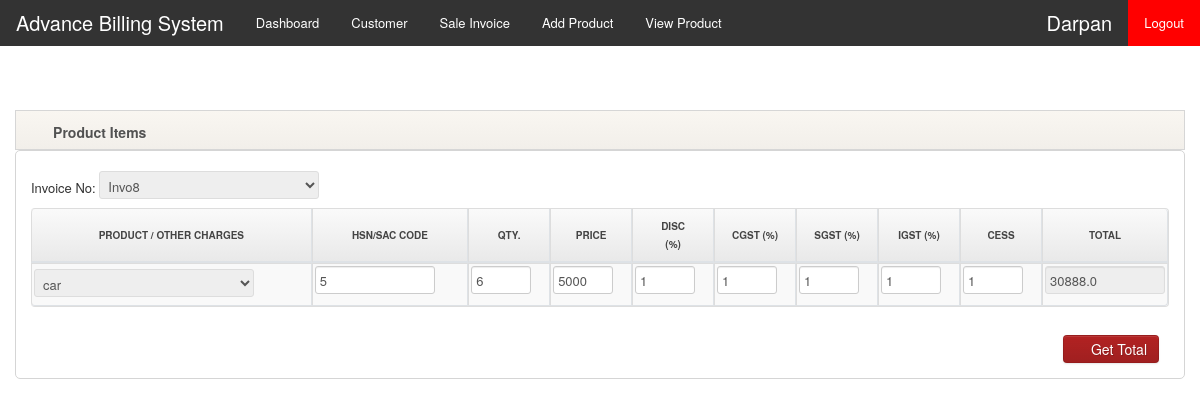
The app's page /productUpdate/17/ (signed in) with its own data.
### organisation/models.py (models this page shows, shortened)
class OrganisationDetails(models.Model):
    company_name = models.CharField(max_length=50)
    company_type = models.CharField(max_length=50)
    pan_number = models.CharField(max_length=10)
    gstin_number = models.CharField(max_length=15)
    address_1 = models.CharField(max_length=90)
    address_2 = models.CharField(max_length=90)
    state = models.CharField(max_length=60)
    city = models.CharField(max_length=60)
    pincode = models.CharField(max_length=6)
    full_name = models.CharField(max_length=50)
    phone = models.CharField(max_length=10)
    email  = models.EmailField()
    user_id = models.CharField(max_length=40)
    password_1 = models.CharField(max_length=40)
    password_2 = models.CharField(max_length=40)

class Product(models.Model):
    companyName = models.ForeignKey(OrganisationDetails, on_delete=models.CASCADE,default="")
    Invoice = models.ForeignKey(Invoice_Details, on_delete=models.CASCADE,default="")
    Product_name = models.CharField(max_length = 50)
    Hsn_code = models.CharField(max_length = 20)
    Qty = models.IntegerField()
    Price = models.IntegerField()
    Discount = models.IntegerField()
    Cgst = models.IntegerField()
    Sgst = models.IntegerField()
    Igst = models.IntegerField()
    Cess = models.IntegerField()
    Total = models.FloatField()

class Invoice_Details(models.Model):
    companyName = models.ForeignKey(OrganisationDetails, on_delete=models.CASCADE,default="")
    Cust_name = models.ForeignKey(CustomerDetails, on_delete=models.CASCADE,default="")
    Invoice_type = models.CharField(max_length = 50)
    Invoice_num = models.CharField(max_length = 10)
    Date = models.DateField(auto_now=False,blank=True)
    Dispatch_through = models.CharField(max_length = 50)
    Due_date = models.DateField(auto_now=False,blank=True)
    Bank = models.CharField(max_length = 20)
    Payment_type = models.CharField(max_length = 20)
    Payment_note = models.TextField(max_length=50)
    T_c = models.TextField(max_length=100)
    Document_note = models.TextField(max_length=100)
    qrcode = models.ImageField(upload_to="", default="", blank=True)
    def __str__(self):
        return self.Invoice_num

### organisation/views.py (the view, shortened to what this page needs)
# urls.py: path('productUpdate/<int:prod_up>/',ProductUpdate,name='ProdUp'),
def ProductUpdate(request,prod_up):
    if 'org' in request.session:
        org = OrganisationDetails.objects.get(user_id = request.session['org'])
        invo = Invoice_Details.objects.filter(companyName=org)
        prod = Product.objects.get(id=prod_up)
        a=AddProduct.objects.get(Product_name=prod.Product_name)
        xy=prod.Qty
        print("hello",a.Qty,xy)
        return render(request,'updateproduct.html',{'org':org.company_name,'invo':invo,'data':prod})
    else:
        return redirect('login')

### organisation/templates/updateproduct.html (shortened to what this page needs)
{% extends 'base.html' %}
{% block content %}
<head>
</head>
<div class="span12" style="margin-top:10px;">
    <div class="widget-header"> <i class="fa fa-th-list"></i>
        <h3>Product Items</h3>
    </div>
    <form method="POST">
    <div class="widget-content">
        Invoice No:
        <select name="Invoice"  readonly>
            <option value="{{ data.Invoice }}" >
                 {{ data.Invoice }}
            </option>
          </select>
        <table class="invoice-product-items-table table table-striped table-bordered
                                                                 " >
            <thead>
                <tr>
                    <th><center>Product / Other Charges</center></th>
                    <th><center>HSN/SAC Code</center> </th>
                    <th><center>Qty.</center> </th>
                    <th> <center>Price</center> </th>
                    <th class="discount_field"><center>Disc<br>(%)</center> </th>
                    <th><center>CGST (%)</center> </th>
                    <th><center>SGST (%)</center> </th>
                    <th><center>IGST (%)</center> </th>
                    <th><center>CESS</center> </th>
                    <th><center>Total</center></th>
                </tr>
            </thead>
            <tbody>
            <tr>
                    <td>
                        <select name="Product_name" readonly>
                            <option value="{{ data.Product_name }}" >
                                {{ data.Product_name }}
                            </option>
                           </select>
                    </td>
                    <td>
                        <input type="text" name="Hsn_code" id="id_Hsn_code" value="{{ data.Hsn_code }}">
                    </td>
                    <td>
                        <input type="number" name="Qty" id="id_Qty" value="{{ data.Qty }}">
                    </td>
                    <td>
                       <input type="number" name="Price" id="id_Price" value="{{ data.Price }}">
                    </td>
                    <td class="discount_field">
                        <input type="number" name="Discount" id="id_Discount" value="{{ data.Discount }}">
                    </td>
                    <td>
                        <input type="number" name="Cgst" id="id_Cgst" value="{{ data.Cgst }}">
                    </td>
                    <td>
                        <input type="number" name="Sgst" id="id_Sgst" value="{{ data.Sgst }}">
                    </td>
                    <td>
                        <input type="number" name="Igst" id="id_Igst" value="{{ data.Igst }}">
                    </td>
                    <td>
                        <input type="number" name="Cess" id="id_Cess" value="{{ data.Cess }}">
                    </td>
                    <td style="width:90px;">
                        <center>
                            <input type="text" name="Total" value="{{ data.Total }}" required="" id="id_Total" readonly = "readonly">
                        </center>
                    </td>
                </tr>
            </tbody>
        </table>
            <div class="action-btn-container">
                <button onclick="calc();" class="btn btn-primary" style="float:right;margin-top:10px;background-color: firebrick; margin-right: 10px "><i class="fa fa-save"></i>Get Total</button>
                </div>
        </div>
        </div>
{% endblock %}

### organisation/templates/base.html (shortened to what this page needs)
{% load static %}
<html>
    <head>
    <link rel="stylesheet" href="https://stackpath.bootstrapcdn.com/bootstrap/4.1.3/css/bootstrap.min.css">
    <link rel="stylesheet" type="text/css" href="{% static 'OpenSans.css' %}">
    <link rel="stylesheet" type="text/css" href="{% static 'style.css' %}">
    <link rel="stylesheet" type="text/css" href="{% static 'custom.css' %}">
    <link rel="stylesheet" type="text/css" href="{% static 'dashboard.css' %}">
    <link rel="stylesheet" type="text/css" href="{% static 'fieldset.css' %}">
    <link rel="stylesheet" type="text/css" href="{% static 'font-awesome.css' %}">
    <link rel="stylesheet" type="text/css" href="{% static 'footable.bootstrap.min.css' %}">
    <link rel="stylesheet" type="text/css" href="{% static 'jquery-te-1.4.0.css' %}">
    <link rel="stylesheet" type="text/css" href="{% static 'jquery-ui.css' %}">
    <link rel="stylesheet" type="text/css" href="{% static 'multi-select.css' %}">
    <link rel="stylesheet" type="text/css" href="{% static 'plans.css' %}">
    <link rel="stylesheet" type="text/css" href="{% static 'select2.min.css' %}">
    <link rel="stylesheet" type="text/css" href="{% static 'my-bootstrap.min.css' %}">
    <link rel="stylesheet" type="text/css" href="{% static 'bootstrap-tagsinput.css' %}">
    <link rel="stylesheet" type="text/css" href="{% static 'bootstrap-responsive.min.css' %}">
    </head>
    <body>
        <ul>
            <li class = "ret">Advance Billing System</li>
            <li><a href="{% url 'index' %}" >Dashboard</a></li>
            <li><a href="{% url 'customer' %}">Customer</a></li>
            <li><a href="{% url 'invoiceview' %}">Sale Invoice</a></li>
            <li><a href="{% url 'addProductForm' %}">Add Product</a></li>
            <li><a href="{% url 'viewquentity' %}">View Product</a></li>
            <li style="float:right"><a class="active" href="{% url 'logout' %}">Logout</a></li>
            <li style="float:right" class="ret">{{org}}</li>
          </ul>
<br><br><br>
    {% block content %}
    {% endblock %}
</body>
</html>

### organisation/static/style.css (style rules this page uses)
body { background: #f9f6f1; font: 13px/1.7em 'Open Sans'; }
input, button, select, textarea { font-family: 'Open Sans'; }
.table td { vertical-align: middle; }
.table-bordered th { background: #E9E9E9; background:-moz-linear-gradient(top, #FAFAFA 0%, #E9E9E9 100%); background:-webkit-gradient(linear, left top, left bottom, color-stop(0%,#FAFAFA), color-stop(100%,#E9E9E9)); background:-webkit-linear-gradient(top, #FAFAFA 0%,#E9E9E9 100%); background:-o-linear-gradient(top, #FAFAFA 0%,#E9E9E9 100%); background:-ms-linear-gradient(top, #FAFAFA 0%,#E9E9E9 100%); background:linear-gradient(top, #FAFAFA 0%,#E9E9E9 100%); filter: progid:DXImageTransform.Microsoft.gradient(startColorstr='#FAFAFA', endColorstr='#E9E9E9'); -ms-filter: "progid:DXImageTransform.Microsoft.gradient(startColorstr='#FAFAFA', endColorstr='#E9E9E9')"; font-size: 10px; color: #444; text-transform: uppercase; }
.widget-header { position: relative; height: 40px; line-height: 40px; background: #f9f6f1; background:-moz-linear-gradient(top, #f9f6f1 0%, #f2efea 100%); background:-webkit-gradient(linear, left top, left bottom, color-stop(0%,#f9f6f1), color-stop(100%,#f2efea)); background:-webkit-linear-gradient(top, #f9f6f1 0%,#f2efea 100%); background:-o-linear-gradient(top, #f9f6f1 0%,#f2efea 100%); background:-ms-linear-gradient(top, #f9f6f1 0%,#f2efea 100%); background:linear-gradient(top, #f9f6f1 0%,#f2efea 100%); filter: progid:DXImageTransform.Microsoft.gradient(startColorstr='#f9f6f1', endColorstr='#f2efea'); -ms-filter: "progid:DXImageTransform.Microsoft.gradient(startColorstr='#f9f6f1', endColorstr='#f2efea')"; border: 1px solid #d6d6d6; -webkit-background-clip: padding-box; }
.widget-header h3 { position: relative; top: 2px; left: 10px; display: inline-block; margin-right: 3em; font-size: 14px; font-weight: 800; color: #525252; line-height: 18px; text-shadow: 1px 1px 2px rgba(255,255,255,.5); }
.widget-header [class^="fa"], .widget-header [class*="fa"] { display: inline-block; margin-left: 13px; margin-right: -2px; font-size: 16px; color: #555; vertical-align: middle; }
.widget-content { padding: 20px 15px 15px; background: #FFF; border: 1px solid #D5D5D5; -moz-border-radius: 5px; -webkit-border-radius: 5px; border-radius: 5px; }
.widget-content:before, .widget-content:after { content:""; display:table; }
.widget-content:after { clear:both; }
.widget-content { zoom:1; }
.table td { text-align: left; }
.invoice-product-items-table.table thead th { vertical-align: middle; }
.invoice-product-items-table.table td { padding:2px; }
.invoice-product-items-table.table td select { margin:3px 0; }
.btn i { margin: 0 5px 0 0; }

### organisation/static/custom.css (style rules this page uses)
body { min-height: 100%; position: relative; min-width:auto; }
html { height: 100%; }
input, button, select, textarea { padding-left: 4px; }

### organisation/templates/base.html (style rules this page uses)
ul { list-style-type: none; margin: 0; padding: 0; overflow: hidden; background-color: #333; }
li { float: left; }
li a { display: block; color: white; text-align: center; padding: 14px 16px; text-decoration: none; }
.active { background-color: red; }
.ret { display: block; color: white; text-align: center; font-size: 20px; padding: 14px 16px; text-decoration: none; }

### organisation/templates/updateproduct.html (style rules this page uses)
input[type = text] { width: 120px; }
input[type = number] { width: 60px; }

### records on screen
OrganisationDetails: company_name "Darpan"
Product: Invoice "Invo8", Product_name "car", Hsn_code "5", Qty "6", Price "5000", Discount "1", Cgst "1", Sgst "1", Igst "1", Cess "1", Total "30888.0"
